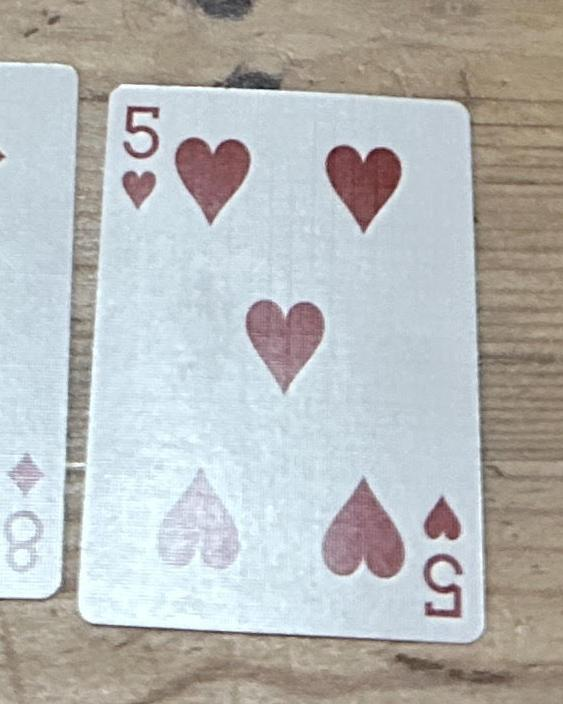

Generate this figure with Python:
from inference import get_model
from dotenv import load_dotenv
import os
import json
import supervision as sv # Using supervision for easier annotation
from PIL import Image, ImageDraw, ImageFont

# --- Configuration ---
load_dotenv()
API_KEY = os.getenv("API_KEY") # Still needed to download the model the first time
PROJECT_ID = "poker-cards-cxcvz"
MODEL_VERSION = 1

# --- Image Source ---
IMAGE_PATH = "iphoneimage.jpg"
ANNOTATED_IMAGE_PATH = "card_identification.jpg"

# --- Main Script ---
try:
    # Initialize the local model
    # This will download the model on the first run, then use the local cache.
    # After the first run, you can run this script completely offline.
    print("Loading local model...")
    model = get_model(model_id=f"{PROJECT_ID}/{MODEL_VERSION}", api_key=API_KEY)
    
    # Run local inference on the image
    print(f"Running local inference on {IMAGE_PATH}...")
    prediction_data = model.infer(IMAGE_PATH, confidence=0.20, overlap_threshold=0.30)
    
    # The output is a list of prediction objects, not a single JSON dict
    # We will access the 'predictions' attribute from the first result
    predictions = prediction_data[0].predictions
    
    # Print the prediction results in a nicely formatted way
    print("\n--- Inference Results ---")
    # Convert predictions to a list of dicts for printing
    predictions_as_dict = [p.dict() for p in predictions]
    print(json.dumps(predictions_as_dict, indent=4))
    print("-------------------------")

    # --- Annotate and Save Image ---
    print("\nAnnotating image with predictions...")
    
    # Load the original image
    image = Image.open(IMAGE_PATH).convert("RGB")
    draw = ImageDraw.Draw(image)
    
    try:
        # Try to load a specific font, fallback to default
        font = ImageFont.truetype("arial.ttf", 15)
    except IOError:
        font = ImageFont.load_default()

    # Iterate over each prediction and draw a bounding box
    for pred in predictions:
        # Extract coordinates
        x1 = pred.x - pred.width / 2
        y1 = pred.y - pred.height / 2
        x2 = pred.x + pred.width / 2
        y2 = pred.y + pred.height / 2
        
        # Extract class name and confidence
        class_name = pred.class_name
        confidence = pred.confidence
        
        # Draw the bounding box
        draw.rectangle([x1, y1, x2, y2], outline="lime", width=3)
        
        # Create the label text
        label = f"{class_name} ({confidence:.2f})"
        
        # Get text size for background
        text_bbox = font.getbbox(label)
        text_width = text_bbox[2] - text_bbox[0]
        text_height = text_bbox[3] - text_bbox[1]
        
        # Draw background and text
        label_bg_coords = [x1, y1 - text_height - 5, x1 + text_width + 4, y1]
        draw.rectangle(label_bg_coords, fill="lime")
        draw.text((x1 + 2, y1 - text_height - 3), label, fill="black", font=font)

    # Save the annotated image
    image.save(ANNOTATED_IMAGE_PATH)
    print(f"Successfully saved annotated image to: {ANNOTATED_IMAGE_PATH}")

except FileNotFoundError:
    print(f"Error: The image file was not found at {IMAGE_PATH}")
except Exception as e:
    print(f"An error occurred: {e}")